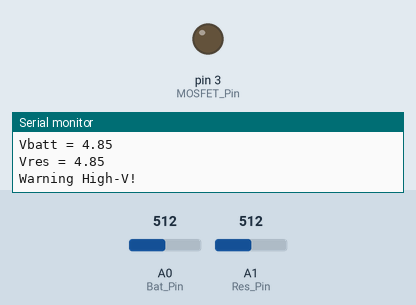
A sketch run on a simulated Arduino Uno, built with avr-gcc and run on an emulated ATmega328P. Shown: output pins drawn as LEDs (lit = HIGH), the last lines printed to the serial monitor. The test bench sets the inputs (shaded band); at power-on: A0 (Bat_Pin) = 512, A1 (Res_Pin) = 512.

Above: at 1.2 s.
1.3 s: A0 (Bat_Pin) set to 470
3.8 s: A0 (Bat_Pin) set to 440
At 6.0 s:
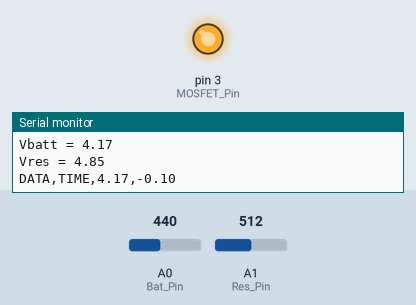
6.6 s: A0 (Bat_Pin) set to 511
At 10.2 s:
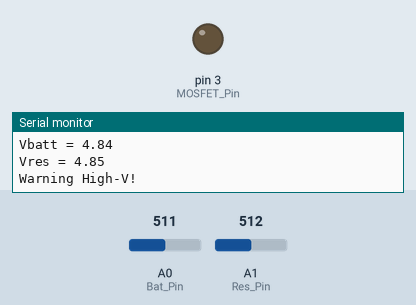
Timing chart, 0 to 11.7 s (numbered marks = the images above; inputs shaded):
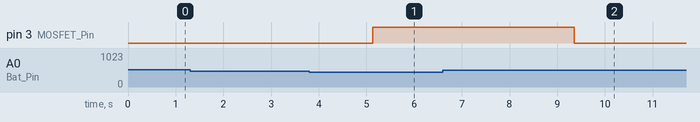

Measured:
- the behaviour switches between 454 and 453 on A0 (Bat_Pin) (found by bisection; images 0 and 1)
- after the input at 3.8 s, pin 3 (MOSFET_Pin): LOW → HIGH after 1.3 s
- after the input at 6.6 s, pin 3 (MOSFET_Pin): HIGH → LOW after 2.8 s

The sketch:

Resonant_BattMonitor.ino
```cpp
#define MOSFET_Pin 3
#define Bat_Pin A0
#define Res_Pin A1


float Capacity = 0.0; // Capacity in mAh
float Res_Value = 10.0;  // Resistor Value in Ohm
float Vcc = 4.85; // Voltage of Arduino 5V pin ( Mesured by Multimeter )
float Current = 0.0; // Current in Amp
float mA=0;         // Current in mA
float Bat_Volt = 0.0;  // Battery Voltage
float Res_Volt = 0.0;  // Voltage at lower end of the Resistor
float Bat_High = 4.3; // Battery High Voltage
float Bat_Low = 2.9; // Discharge Cut Off Voltage
unsigned long previousMillis = 0; // Previous time in ms
unsigned long millisPassed = 0;  // Current time in ms
float sample1 =0;
float sample2= 0;


//*******************************Setup Function ***************************************************************

  void setup() {
   Serial.begin(9600);
   pinMode(MOSFET_Pin, OUTPUT);
   digitalWrite(MOSFET_Pin, LOW);  // MOSFET is off during the start
   Serial.println("CLEARDATA");
   Serial.println("LABEL,Time,Bat_Volt,capacity");

   //Serial.println("Arduino Battery Capacity Tester v1.0");
   //Serial.println("BattVolt Current mAh");
  }
  //********************************Main Loop Function***********************************************************
  void loop() {
 // Vcc = readVcc()/1000.0; // Conevrrt mV to Volt


  // Voltage devider Out = Bat_Volt * R2/(R1+R2 ) // R1 =10K and R2 =10K

  //************ Measuring Battery Voltage ***********

  for(int i=0;i< 100;i++)
  {

   sample1=sample1+analogRead(Bat_Pin); //read the voltage from the divider circuit
   sample2=sample2+analogRead(Res_Pin); //read the voltage from the divider circuit
   delay (2);
  }
  sample1=sample1/100;
  Bat_Volt = (2*sample1*Vcc)/1024.0;
  sample2=sample2/100;
  Res_Volt = (2*sample2*Vcc)/1024.0;
  Serial.print("Vbatt = "); Serial.println(Bat_Volt);
  Serial.print("Vres = "); Serial.println(Res_Volt);
    sample1 = 0;
      sample2 = 0;


  if ( Bat_Volt > Bat_High){
    digitalWrite(MOSFET_Pin, LOW); // Turned Off the MOSFET // No discharge
    Serial.println( "Warning High-V! ");
    delay(1000);
    }

  else if(Bat_Volt < Bat_Low){
    digitalWrite(MOSFET_Pin, LOW);
    Serial.println( "Warning Low-V! ");
    delay(1000);
    }

  else if(Bat_Volt > Bat_Low && Bat_Volt < Bat_High  ) { // Check if the battery voltage is within the safe limit
      digitalWrite(MOSFET_Pin, HIGH);
      millisPassed = millis() - previousMillis;
      Current = (Bat_Volt - Res_Volt) / Res_Value;
      mA = Current * 1000.0 ;
      Capacity = Capacity + mA * (millisPassed / 3600000.0); // 1 Hour = 3600000ms
      previousMillis = millis();
      Serial.print("DATA,TIME,"); Serial.print(Bat_Volt); Serial.print(","); Serial.println(Capacity);

      delay(4000);
     }

 }
```
